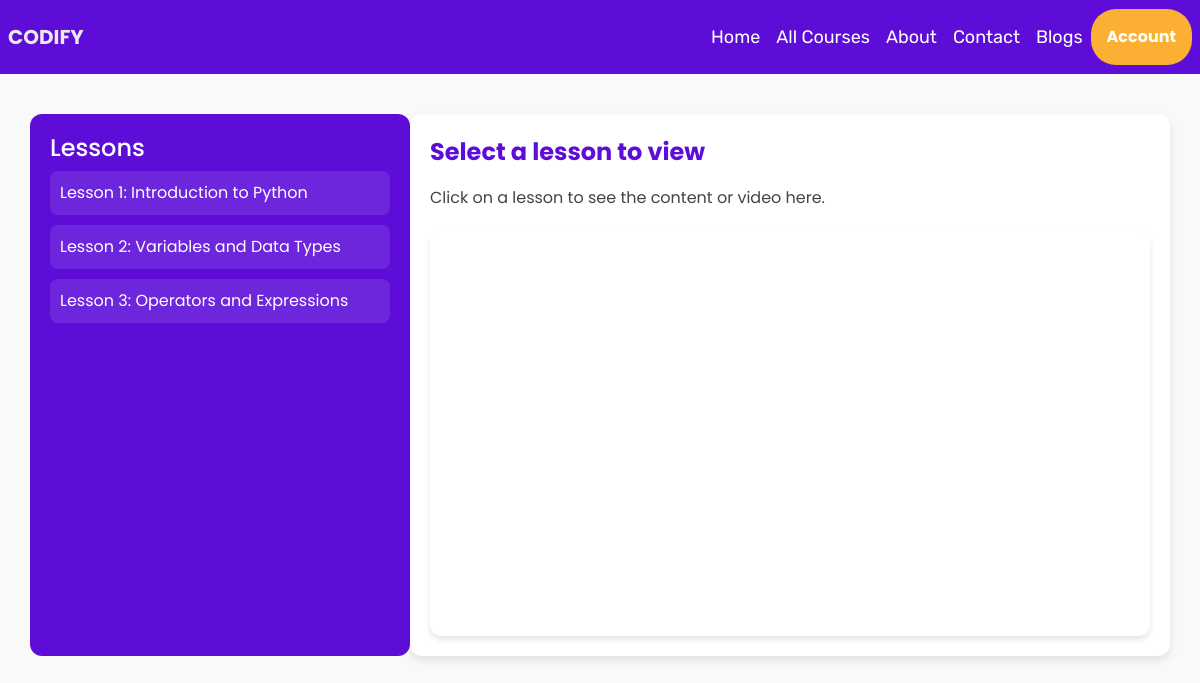
The page /course_lessons/1 on the database as committed earlier.
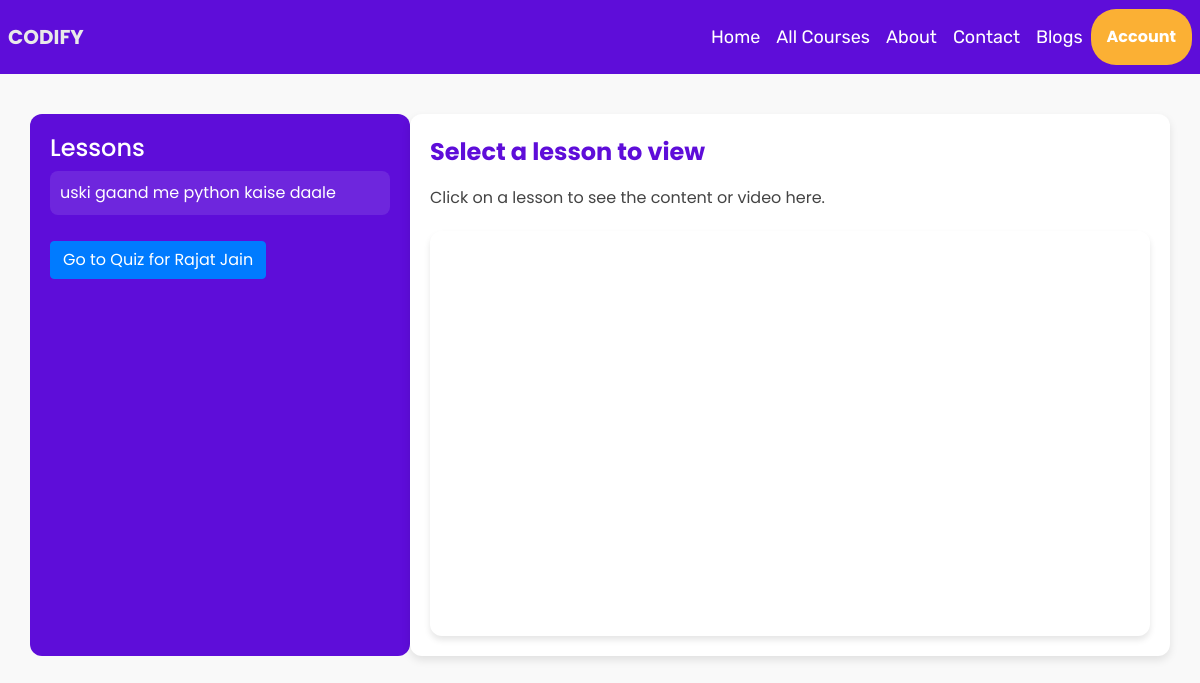
The same page on the database as committed later.
### models.py (models this page shows)
class Lesson(Base):
    __tablename__ = 'lessons'
    id = Column(Integer, primary_key=True)
    title = Column(String(100), nullable=False)
    content = Column(String(200), nullable=False)
    completed = Column(Boolean, default=False)
    course_link = Column(String(500), nullable=False)
    course_id = Column(Integer, ForeignKey('courses.id', ondelete='CASCADE'))
    course = relationship('Course', back_populates='lessons')

class Quiz(Base):
    __tablename__ = 'quizzes'
    id = Column(Integer, primary_key=True)
    title = Column(String(100), nullable=False)
    created_at = Column(DateTime, server_default=func.now())
    course_id = Column(Integer, ForeignKey('courses.id', ondelete='CASCADE'), nullable=False)
    course = relationship('Course', back_populates='quizzes')
    questions = relationship('Question', back_populates='quiz', cascade="all, delete-orphan")
    user_progress = relationship('UserProgress', back_populates='quiz', cascade="all, delete-orphan")

### app.py (the view)
@app.route('/course_lessons/<int:id>')
def course_lessons(id):
    username = session.get('username')
    course = db_session.query(Course).filter_by(id=id).first()
    if not course:
        return "Course not found", 404
    return render_template('course_lessons.html', course=course,username=username)

### templates/course_lessons.html (shortened to what this page needs)
<!DOCTYPE html>
<html lang="en">
<head>
    <link rel="stylesheet" href="https://cdn.jsdelivr.net/npm/bootstrap@4.6.2/dist/css/bootstrap.min.css"
>
</head>
<body>
    {% include 'nav.html' %}
    <div class="container">
        <div class="row">
            <div class="col-md-4">
                <h4>Lessons</h4>
                {% for lesson in course.lessons %}
                <div class="lesson-item">
                    <a href="#" style="color: white;" class="lesson-link" data-lesson-id="{{ lesson.id }}"
                        data-lesson-title="{{ lesson.title }}" data-lesson-content="{{ lesson.content }}"
                        data-lesson-video="{{ lesson.course_link }}">{{ lesson.title }}</a>
                </div>
                {% endfor %}
                {% for quiz in course.quizzes %}
                <a href="{{ url_for('submit_quiz', quiz_id=quiz.id) }}" class="btn btn-primary mt-3">Go to Quiz for {{ quiz.title }}</a>
            {% endfor %}
            </div>
            <div class="col-md-8">
                <div id="lessonTitle">Select a lesson to view</div>
                <div id="lessonContent">Click on a lesson to see the content or video here.</div>
                <div id="lessonVideo" class="embed-responsive embed-responsive-16by9"></div>
            </div>
        </div>
    </div>
</body>
</html>

Rows that differ between the two databases and show on the page:
removed Lesson: title "Lesson 1: Introduction to Python"
removed Lesson: title "Lesson 2: Variables and Data Types"
removed Lesson: title "Lesson 3: Operators and Expressions"
added Lesson: title "uski gaand me python kaise daale"
added Quiz: title "Rajat Jain"
